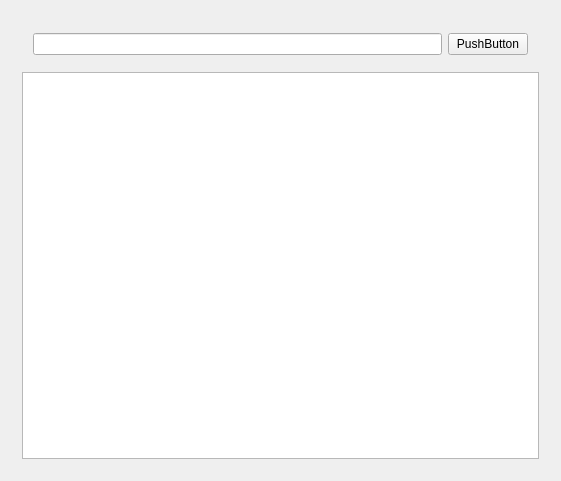
<?xml version="1.0" encoding="UTF-8"?>
<ui version="4.0">
 <class>Widget</class>
 <widget class="QWidget" name="Widget">
  <property name="geometry">
   <rect>
    <x>0</x>
    <y>0</y>
    <width>561</width>
    <height>481</height>
   </rect>
  </property>
  <property name="windowTitle">
   <string>Widget</string>
  </property>
  <layout class="QVBoxLayout" name="verticalLayout">
   <item>
    <widget class="QWidget" name="widget" native="true">
     <layout class="QVBoxLayout" name="verticalLayout_2">
      <item>
       <widget class="QWidget" name="widget_2" native="true">
        <layout class="QHBoxLayout" name="horizontalLayout">
         <item>
          <widget class="QLineEdit" name="lineEdit"/>
         </item>
         <item>
          <widget class="QPushButton" name="myBtn">
           <property name="text">
            <string>PushButton</string>
           </property>
          </widget>
         </item>
        </layout>
       </widget>
      </item>
      <item>
       <widget class="QPlainTextEdit" name="plainTextEdit"/>
      </item>
     </layout>
    </widget>
   </item>
  </layout>
 </widget>
 <layoutdefault spacing="6" margin="11"/>
 <resources/>
 <connections/>
</ui>
